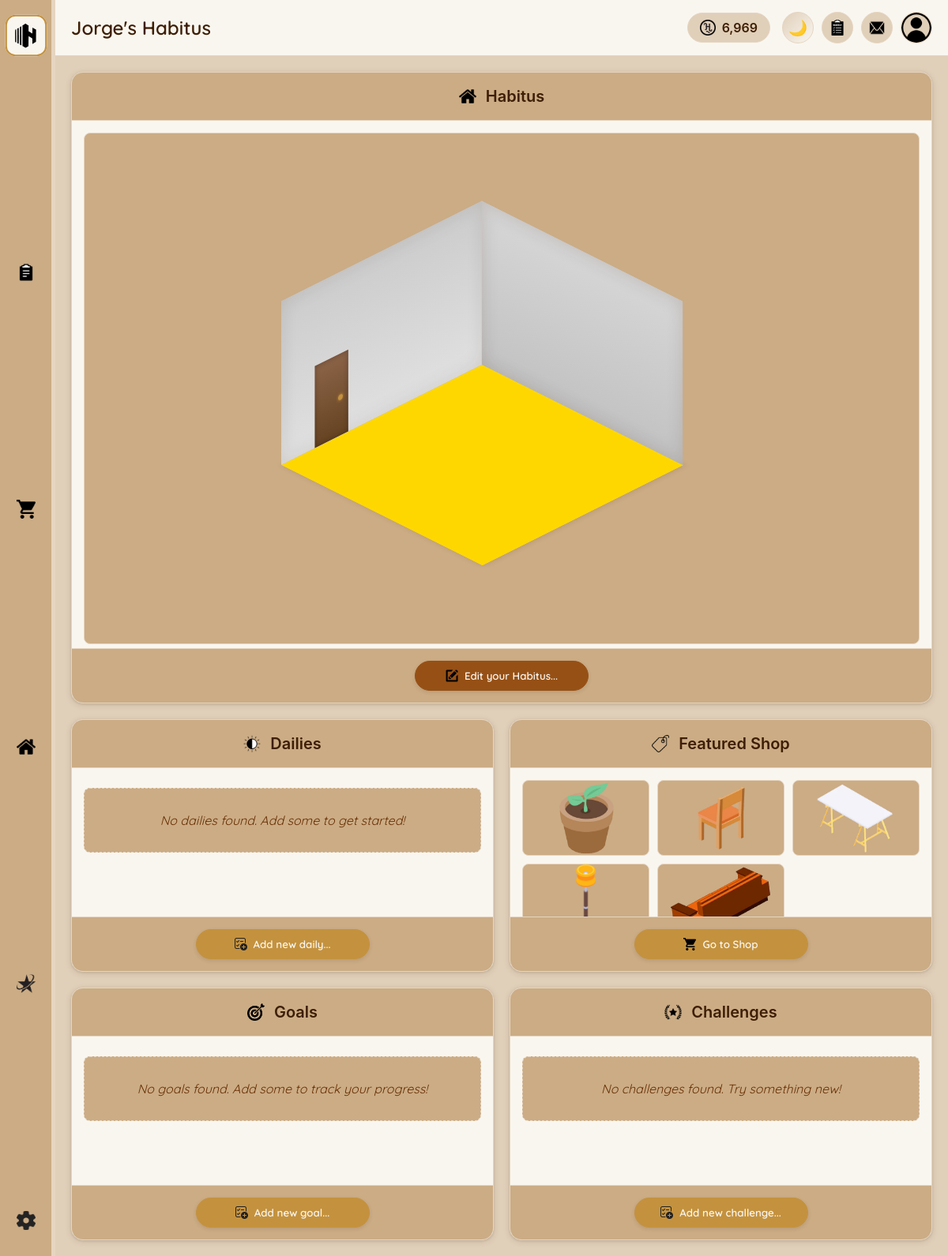
Before: /pages/dashboard.php (signed in) with the older database file.
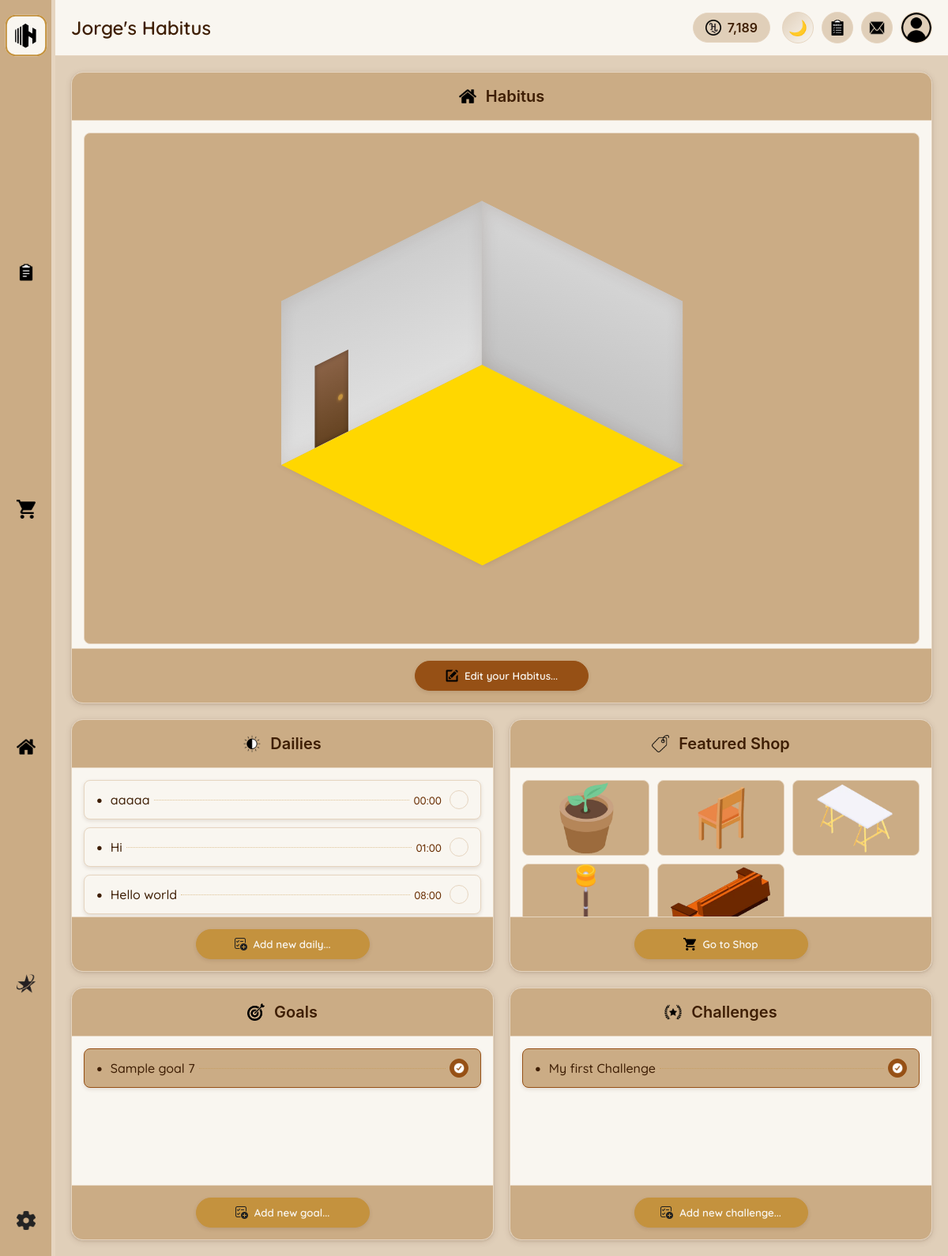
After: the same page with the newer database file.
### tables this page shows
CREATE TABLE `users` (
  `id` int(11) NOT NULL,
  `username` varchar(50) NOT NULL,
  `email` varchar(100) NOT NULL,
  `password` varchar(255) NOT NULL,
  `hcoin` int(11) DEFAULT 0,
  `subscription_type` enum('free','adfree','premium') DEFAULT 'free',
  `subscription_expires` datetime DEFAULT NULL,
  `theme` varchar(20) DEFAULT 'light',
  `language` varchar(10) DEFAULT 'en',
  `created_at` timestamp NULL DEFAULT current_timestamp(),
  `last_login` timestamp NULL DEFAULT NULL,
  `stripe_customer_id` varchar(255) DEFAULT NULL,
  `stripe_subscription_id` varchar(255) DEFAULT NULL,
  `last_payment_intent` varchar(255) DEFAULT NULL,
  `payment_method_id` varchar(255) DEFAULT NULL,
  `payment_failures` int(11) DEFAULT 0,
  `last_payment_failure` datetime DEFAULT NULL,
  `subscription_created_at` timestamp NULL DEFAULT NULL COMMENT 'When subscription was first created',
  `subscription_updated_at` timestamp NULL DEFAULT NULL ON UPDATE current_timestamp() COMMENT 'Last subscription update',
  `demo_subscription_plan` enum('adfree','premium') DEFAULT NULL,
  `demo_subscription_date` timestamp NULL DEFAULT NULL,
  `profile_picture` varchar(255) DEFAULT 'images/icons/profile-icon.webp',
  `preferred_language` varchar(5) DEFAULT 'en',
  `timezone` varchar(50) DEFAULT 'UTC'
);

CREATE TABLE `shop_items` (
  `id` int(11) NOT NULL,
  `category_id` int(11) NOT NULL,
  `name` varchar(100) NOT NULL,
  `description` text DEFAULT NULL,
  `image_path` varchar(255) DEFAULT NULL,
  `rotation_variants` longtext DEFAULT NULL CHECK (json_valid(`rotation_variants`)),
  `price` int(11) NOT NULL,
  `rarity` enum('common','uncommon','rare','epic','legendary') DEFAULT 'common',
  `grid_width` int(11) DEFAULT 1,
  `grid_height` int(11) DEFAULT 1,
  `allowed_surfaces` varchar(100) DEFAULT 'floor',
  `is_featured` tinyint(1) DEFAULT 0,
  `is_available` tinyint(1) DEFAULT 1,
  `created_at` timestamp NULL DEFAULT current_timestamp()
);

CREATE TABLE `dailies` (
  `id` int(11) NOT NULL,
  `task_id` int(11) NOT NULL,
  `current_streak` int(11) DEFAULT 0,
  `highest_streak` int(11) DEFAULT 0,
  `reset_time` time DEFAULT '00:00:00',
  `last_completed` date DEFAULT NULL
);

CREATE TABLE `tasks` (
  `id` int(11) NOT NULL,
  `user_id` int(11) NOT NULL,
  `type_id` int(11) NOT NULL,
  `title` varchar(100) NOT NULL,
  `description` text DEFAULT NULL,
  `difficulty` enum('easy','medium','hard','expert') DEFAULT 'medium',
  `duration` int(11) DEFAULT NULL,
  `hcoin_reward` int(11) NOT NULL,
  `is_custom` tinyint(1) DEFAULT 0,
  `created_at` timestamp NULL DEFAULT current_timestamp(),
  `duration_backup` int(11) DEFAULT NULL
);

CREATE TABLE `challenges` (
  `id` int(11) NOT NULL,
  `task_id` int(11) NOT NULL,
  `start_date` date DEFAULT NULL,
  `end_date` date DEFAULT NULL,
  `is_completed` tinyint(1) DEFAULT 0,
  `use_subtasks` tinyint(1) DEFAULT 1,
  `completed` tinyint(1) DEFAULT 0
);

### php/include/functions.php (called while the page is built, shortened)
<?php
function getUserData($userId) {
    global $conn;
    $sql = "SELECT * FROM users WHERE id = ?";
    $stmt = $conn->prepare($sql);
    $stmt->execute([$userId]);
    if ($stmt->rowCount() > 0) {
        $userData = $stmt->fetch();
        return $userData;
    }
    return [];
}
function getUserDailies($userId) {
    global $conn;
    $sql = "SELECT t.id, t.title, t.description, t.hcoin_reward, t.difficulty, d.current_streak,
            d.highest_streak, d.reset_time, d.last_completed,
            IF(d.last_completed = CURDATE(), 1, 0) as completed
            FROM tasks t
            JOIN dailies d ON t.id = d.task_id
            WHERE t.user_id = ? AND t.type_id = (SELECT id FROM task_types WHERE name = 'Daily')
            ORDER BY d.reset_time, t.title";
    $stmt = $conn->prepare($sql);
    $stmt->execute([$userId]);
    $dailies = [];
    while ($row = $stmt->fetch()) {
        $dailies[] = $row;
    }
    return $dailies;
}
function getUserGoals($userId) {
    global $conn;
    $sql = "SELECT t.id, t.title, t.description, t.hcoin_reward, t.difficulty,
            g.deadline, g.use_subtasks,
            CASE
                WHEN g.use_subtasks = 1 AND EXISTS (
                    SELECT 1 FROM subtasks WHERE parent_task_id = t.id
                ) THEN (
                    -- For tasks with subtasks, check if ALL subtasks are completed
                    SELECT COUNT(*) = COUNT(CASE WHEN is_completed = 1 THEN 1 END)
                    FROM subtasks WHERE parent_task_id = t.id
                )
                WHEN g.progress = g.total_steps THEN 1
                ELSE 0
            END as completed
            FROM tasks t
            JOIN goals g ON t.id = g.task_id
            WHERE t.user_id = ? AND t.type_id = (SELECT id FROM task_types WHERE name = 'Goal')
            ORDER BY g.deadline, t.title";
    $stmt = $conn->prepare($sql);
    $stmt->execute([$userId]);
    $goals = [];
    while ($row = $stmt->fetch()) {
        $goals[] = $row;
    }
    return $goals;
}
function getUserChallenges($userId) {
    global $conn;
    $sql = "SELECT t.id, t.title, t.description, t.hcoin_reward, t.difficulty,
            c.start_date, c.end_date, c.is_completed as completed, c.use_subtasks
            FROM tasks t
            JOIN challenges c ON t.id = c.task_id
            WHERE t.user_id = ? AND t.type_id = (SELECT id FROM task_types WHERE name = 'Challenge')
            AND c.end_date >= CURDATE()
            ORDER BY c.end_date, t.title";
    $stmt = $conn->prepare($sql);
    $stmt->execute([$userId]);
    $challenges = [];
    while ($row = $stmt->fetch()) {
        $challenges[] = $row;
    }
    return $challenges;
}
function getFeaturedShopItems() {
    global $conn;
    $sql = "SELECT s.id, s.name, s.description, s.image_path, s.price, s.rarity,
            c.name as category
            FROM shop_items s
            JOIN item_categories c ON s.category_id = c.id
            WHERE s.is_featured = 1 AND s.is_available = 1
            ORDER BY s.price LIMIT 9";
    $stmt = $conn->query($sql);
    $items = [];
    while ($row = $stmt->fetch()) {
        $items[] = $row;
    }
    return $items;
}

### pages/dashboard.php (the view, shortened to what the rows shown need)
<?php
require_once '../php/include/db_connect.php';
require_once '../php/include/functions.php';
$userData = getUserData($_SESSION['user_id']);
$userHCoins = $userData['hcoin'];
$userHabitusName = $userData['username'] . "'s Habitus";
$currentLanguage = $userData['language'] ?? 'en';
$currentTheme = $userData['theme'] ?? 'light';
$dailies = getUserDailies($_SESSION['user_id']);
$goals = getUserGoals($_SESSION['user_id']);
$challenges = getUserChallenges($_SESSION['user_id']);
$featuredItems = getFeaturedShopItems();
?>
<!DOCTYPE html>
<html lang="<?php echo $currentLanguage; ?>" data-theme="<?php echo $currentTheme; ?>">
<head>
    <link rel="stylesheet" href="../css/themes/<?php echo $currentTheme; ?>.css" id="theme-stylesheet">
    <link rel="stylesheet" href="../css/main.css">
    <link rel="stylesheet" href="../css/components/sidebar.css">
    <link rel="stylesheet" href="../css/components/header.css">
    <link rel="stylesheet" href="../css/components/scrollbar.css">
    <link rel="stylesheet" href="../css/pages/dashboard.css">
</head>
<body class="theme-<?php echo $currentTheme; ?>">
    <div class="main-container">
        <div class="content-container">
            <?php include '../php/include/header.php'; ?>
            <div class="dashboard-content">
                <div class="panel dailies-panel">
                    <div class="panel-header">
                        <h2 translate="yes">Dailies</h2>
                    </div>
                    <div class="panel-content">
                        <?php if (empty($dailies)): ?>
                            <p class="empty-message" translate="yes">No dailies found. Add some to get started!</p>
                        <?php else: ?>
                            <ul class="dailies-list">
                                <?php foreach ($dailies as $daily): ?>
                                    <li class="daily-item <?php echo ($daily['completed']) ? 'completed' : ''; ?>">
                                        <span class="daily-bullet">●</span>
                                        <span class="daily-title"><?php echo htmlspecialchars($daily['title']); ?></span>
                                        <span class="daily-dots"></span>
                                        <?php if ($daily['reset_time']): ?>
                                            <span class="daily-time"><?php echo date('H:i', strtotime($daily['reset_time'])); ?></span>
                                        <?php endif; ?>
                                        <button class="complete-button <?php echo ($daily['completed']) ? 'completed' : ''; ?>"
                                                data-id="<?php echo $daily['id']; ?>"
                                                onclick="completeDaily(<?php echo $daily['id']; ?>)">
                                        </button>
                                    </li>
                                <?php endforeach; ?>
                            </ul>
                        <?php endif; ?>
                    </div>
                </div>
                <div class="panel shop-panel">
                    <div class="panel-header">
                        <h2 translate="yes">Featured Shop</h2>
                    </div>
                    <div class="panel-content">
                        <div class="shop-grid">
                            <?php foreach ($featuredItems as $item): ?>
                                <div class="shop-item">
                                    <?php
                                    $imagePath = $item['image_path'];
                                    $webpPath = preg_replace('/\.(jpg|jpeg|png|gif)$/i', '.webp', $imagePath);
                                    ?>
                                    <img src="../<?php echo htmlspecialchars($webpPath); ?>" alt="<?php echo htmlspecialchars($item['name']); ?>">
                                </div>
                            <?php endforeach; ?>
                        </div>
                    </div>
                </div>
                <div class="panel habitus-panel">
                    <div class="panel-header">
                        <h2>Habitus</h2>
                    </div>
                </div>
                <div class="panel goals-panel">
                    <div class="panel-header">
                        <h2 translate="yes">Goals</h2>
                    </div>
                    <div class="panel-content">
                        <?php if (empty($goals)): ?>
                            <p class="empty-message" translate="yes">No goals found. Add some to track your progress!</p>
                        <?php else: ?>
                            <ul class="goals-list">
                                <?php foreach ($goals as $goal): ?>
                                    <li class="goal-item <?php echo ($goal['completed']) ? 'completed' : ''; ?>">
                                        <span class="goal-bullet">●</span>
                                        <span class="goal-title"><?php echo htmlspecialchars($goal['title']); ?></span>
                                        <span class="goal-dots"></span>
                                        <button class="complete-button <?php echo ($goal['completed']) ? 'completed' : ''; ?>"
                                                data-id="<?php echo $goal['id']; ?>"
                                                onclick="completeGoal(<?php echo $goal['id']; ?>)">
                                            <img src="../images/icons/check.webp" alt="Complete">
                                        </button>
                                    </li>
                                <?php endforeach; ?>
                            </ul>
                        <?php endif; ?>
                    </div>
                </div>
                <div class="panel challenges-panel">
                    <div class="panel-header">
                        <h2 translate="yes">Challenges</h2>
                    </div>
                    <div class="panel-content">
                        <?php if (empty($challenges)): ?>
                            <p class="empty-message" translate="yes">No challenges found. Try something new!</p>
                        <?php else: ?>
                            <ul class="challenges-list">
                                <?php foreach ($challenges as $challenge): ?>
                                    <li class="challenge-item <?php echo ($challenge['completed']) ? 'completed' : ''; ?>">
                                        <span class="challenge-bullet">●</span>
                                        <span class="challenge-title"><?php echo htmlspecialchars($challenge['title']); ?></span>
                                        <span class="challenge-dots"></span>
                                        <button class="complete-button <?php echo ($challenge['completed']) ? 'completed' : ''; ?>"
                                                data-id="<?php echo $challenge['id']; ?>"
                                                onclick="completeChallenge(<?php echo $challenge['id']; ?>)">
                                            <img src="../images/icons/check.webp" alt="Complete">
                                        </button>
                                    </li>
                                <?php endforeach; ?>
                            </ul>
                        <?php endif; ?>
                    </div>
                </div>
            </div>
        </div>
    </div>
</body>
</html>

### php/include/header.php (shortened to what the rows shown need)
<header class="main-header">
    <div class="user-info">
        <h1 class="habitus-name"><?php echo htmlspecialchars($userHabitusName); ?></h1>
    </div>
    <div class="user-actions">
        <div class="hcoin-balance">
            <img src="../images/icons/hcoin-icon.webp" alt="HCoin">
            <span><?php echo number_format($userHCoins); ?></span>
        </div>
    </div>
</header>

Changed rows visible on the page:
changed users "Jorge's Habitus": userHCoins "6,969" → "7,189"
added dailies: task.title "aaaaa", reset_time "00:00"
added dailies: task.title "Hi", reset_time "01:00"
added dailies: task.title "Hello world", reset_time "08:00"
added tasks: title "Sample goal 7"
added challenges: task.title "My first Challenge"
Other visible differences:
text no longer shown: "No dailies found. Add some to get started! No goals found. Add some to track your progress! No challenges found. Try something new!"
